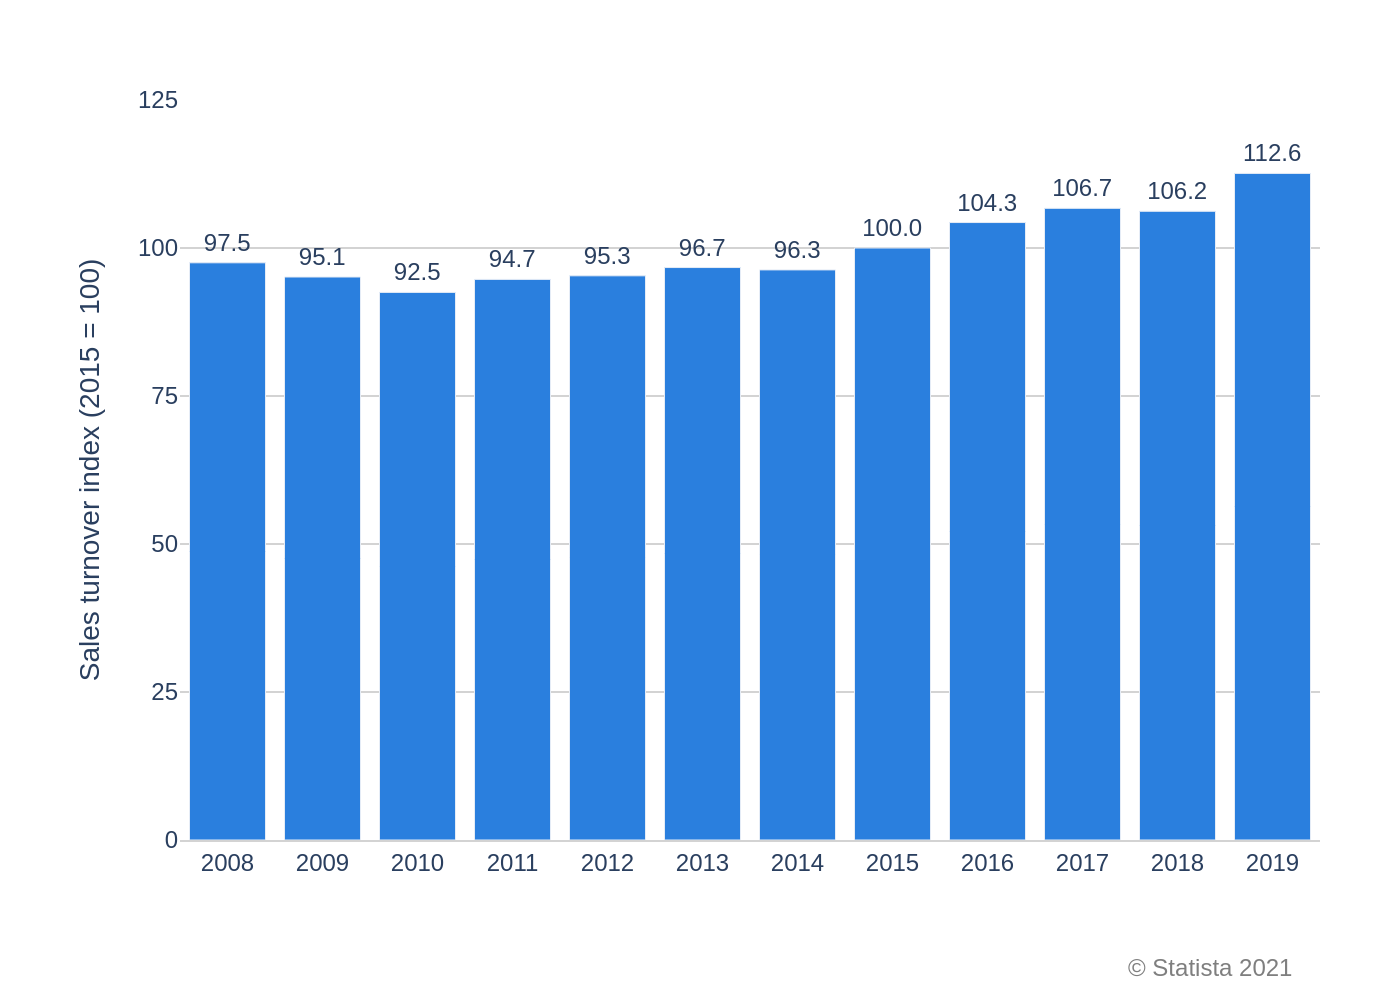

The Python source for this figure:
import sys
import json
import os
import plotly.graph_objects as go

# Check for command-line argument
if len(sys.argv) != 2:
    print("Usage: python script.py <path_to_json_file>")
    sys.exit(1)

json_file_path = sys.argv[1]

# Read data from the JSON file
try:
    with open(json_file_path, 'r', encoding='utf-8') as f:
        chart_info = json.load(f)
except FileNotFoundError:
    print(f"Error: JSON file not found at {json_file_path}")
    sys.exit(1)
except json.JSONDecodeError:
    print("Error: Failed to decode JSON.")
    sys.exit(1)

# Extract data and texts from the JSON object
chart_data = chart_info.get('chart_data', [])
texts = chart_info.get('texts', {})
colors = chart_info.get('colors', [])

# Prepare data for Plotly
x_values = [item['x'] for item in chart_data]
y_values = [item['y'] for item in chart_data]

# Create the figure
fig = go.Figure()

# Add the bar trace
fig.add_trace(go.Bar(
    x=x_values,
    y=y_values,
    marker_color=colors[0] if colors else None,
    text=y_values,
    textposition='outside',
    texttemplate='%{text}',
    cliponaxis=False  # Prevents text on top of bars from being clipped
))

# Update layout
fig.update_layout(
    font_family="Arial",
    plot_bgcolor='white',
    showlegend=False,
    xaxis=dict(
        title_text=texts.get('x_axis_title'),
        showgrid=False,
        linecolor='lightgray'
    ),
    yaxis=dict(
        title_text=texts.get('y_axis_title'),
        range=[0, 125],
        tickmode='linear',
        dtick=25,
        gridcolor='lightgray',
        zeroline=False
    ),
    margin=dict(l=90, r=40, t=50, b=80),
    annotations=[
        dict(
            text=texts.get('source'),
            showarrow=False,
            xref='paper',
            yref='paper',
            x=0.98,
            y=-0.15, # Positioned below the x-axis
            xanchor='right',
            yanchor='top',
            font=dict(size=12, color="#7f7f7f")
        )
    ]
)

# Set title if it exists
if texts.get('title'):
    fig.update_layout(title_text=texts.get('title'), title_x=0.5)

# Generate output filename from input JSON path
base_filename = os.path.splitext(os.path.basename(json_file_path))[0]
output_filename = f"{base_filename}.png"

# Save the figure as a PNG image
fig.write_image(output_filename, scale=2)

print(f"Chart saved as {output_filename}")
